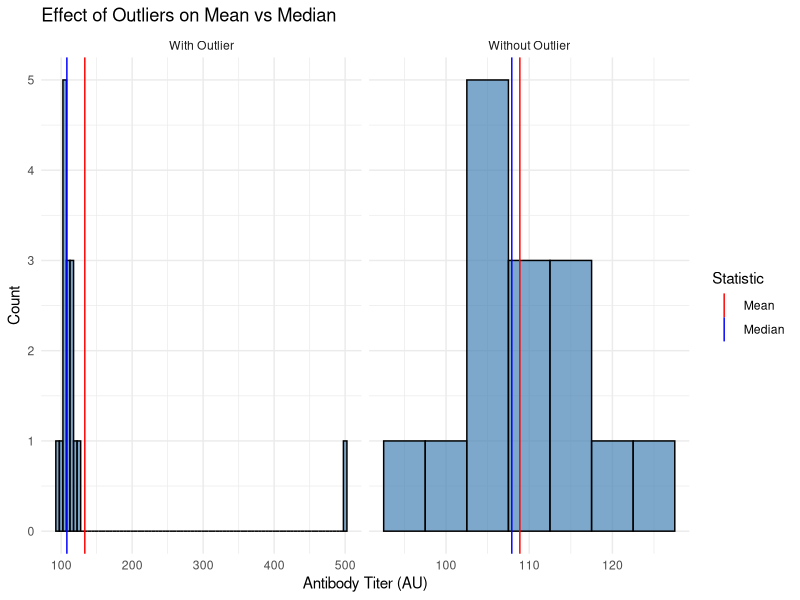
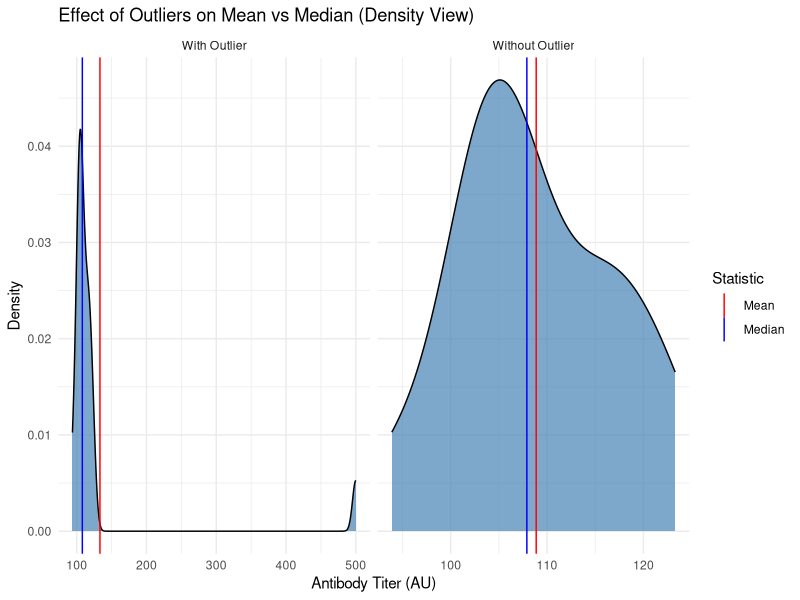
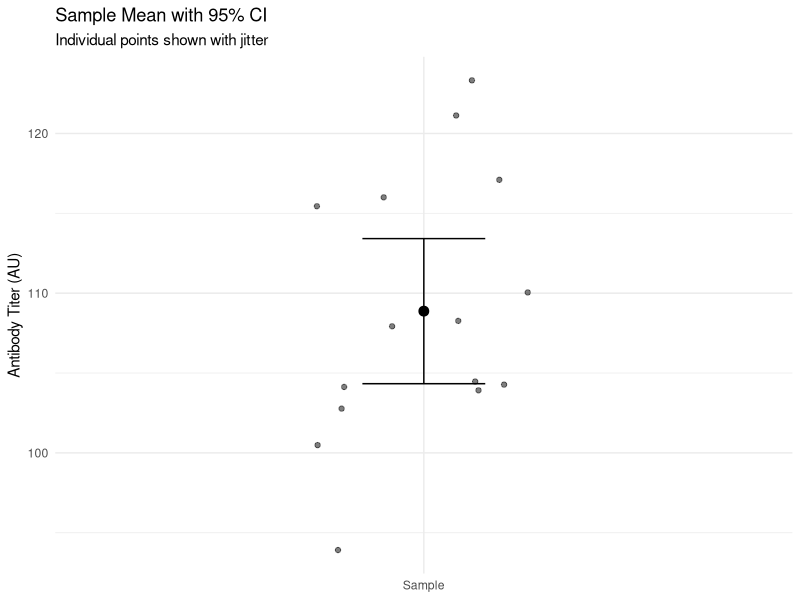

Source code (R) for these figures, in order:
## ---- chunk 1
# This chunk ensures all necessary packages are installed and loaded.

# List of required packages
packages <- c("tidyverse") # Only tidyverse needed for this document

# Check if packages are installed, install if not
for (pkg in packages) {
  if (!require(pkg, character.only = TRUE)) {
    install.packages(pkg, dependencies = TRUE, repos = "https://cran.rstudio.com/")
  }
}

# Load all packages
invisible(lapply(packages, library, character.only = TRUE))

# Set seed for reproducibility
set.seed(42)
## ---- chunk 2
# To better illustrate the concept, we'll use a smaller sample size (n=15)
# and a more extreme outlier. This will make the effect on the mean more dramatic.
# rnorm(n, mean, sd) generates n random numbers from a normal distribution.
# A normal distribution is the classic "bell curve" - most values cluster around 
# the mean, with fewer values at the extremes. It's very common in biology.
normal_titers <- rnorm(n = 15, mean = 105, sd = 8)                             # Generate 15 normal antibody titers
outlier_titers <- c(normal_titers, 500)                                        # Add one extreme outlier (500) to the dataset

# Compare mean and median using a robust dplyr approach
bind_rows(                                                                     # Combine datasets
  tibble(type = "Without Outlier", titer = normal_titers),                     # Create dataset without outlier
  tibble(type = "With Outlier", titer = outlier_titers)                        # Create dataset with outlier
) |>
  group_by(type) |>                                                            # Group by dataset type
  summarise(                                                                   # Calculate summary statistics
    Mean = mean(titer),                                                        # Calculate mean for each group
    Median = median(titer),                                                    # Calculate median for each group
    .groups = "drop"                                                           # Remove grouping
  ) |>
  knitr::kable(digits = 1)                                                     # Create formatted table with 1 decimal place

# Visualize both distributions with mean and median markers
plot_df <- bind_rows(
  tibble(titer = normal_titers, type = "Without Outlier"),
  tibble(titer = outlier_titers, type = "With Outlier")
)

means_df <- plot_df |>
  dplyr::group_by(type) |>
  dplyr::summarise(xintercept = mean(titer), .groups = "drop")

medians_df <- plot_df |>
  dplyr::group_by(type) |>
  dplyr::summarise(xintercept = median(titer), .groups = "drop")

ggplot(plot_df, aes(x = titer)) +
  geom_histogram(binwidth = 5, fill = "steelblue", alpha = 0.7, color = "black") + 
  geom_vline(data = means_df, aes(xintercept = xintercept, color = "Mean")) +
  geom_vline(data = medians_df, aes(xintercept = xintercept, color = "Median")) +
  facet_wrap(~type, scales = "free_x") +
  scale_color_manual(name = "Statistic", values = c("Mean" = "red", "Median" = "blue")) +
  labs(title = "Effect of Outliers on Mean vs Median",
       x = "Antibody Titer (AU)",
       y = "Count") +
  theme_minimal()

# A density plot shows a smoothed version of the distribution.
ggplot(plot_df, aes(x = titer)) +
  geom_density(fill = "steelblue", alpha = 0.7, color = "black") +
  geom_vline(data = means_df, aes(xintercept = xintercept, color = "Mean")) +
  geom_vline(data = medians_df, aes(xintercept = xintercept, color = "Median")) +
  facet_wrap(~type, scales = "free_x") +
  scale_color_manual(name = "Statistic", values = c("Mean" = "red", "Median" = "blue")) +
  labs(title = "Effect of Outliers on Mean vs Median (Density View)",
       x = "Antibody Titer (AU)",
       y = "Density") +
  theme_minimal()
## ---- chunk 3
# Calculate SD and SE for both datasets
bind_rows(
  tibble(data = "Without Outlier", titers = normal_titers),
  tibble(data = "With Outlier", titers = outlier_titers)
) |>
  group_by(data) |>
  summarise(
    n = n(),
    mean_titer = mean(titers),
    sd_titer = sd(titers),
    se = sd(titers) / sqrt(n())
  ) |>
  knitr::kable(digits = 1)
## ---- chunk 4
# Calculate CI for normal titers (t-based)
ci_df <- tibble(titers = normal_titers) |>
  summarise(
    n = n(),
    mean_titer = mean(titers),
    sd_titer = sd(titers),
    se = sd(titers) / sqrt(n()),
    t_crit = qt(0.975, df = n() - 1),
    ci_low = mean_titer - t_crit * se,
    ci_high = mean_titer + t_crit * se
  )

# Visualize the data, mean, and CI
scatter_df <- tibble(y = normal_titers)

ggplot(scatter_df, aes(x = "Sample", y = y)) +
  geom_jitter(width = 0.2, alpha = 0.5) +
  geom_point(data = ci_df, aes(x = "Sample", y = mean_titer), size = 3, inherit.aes = FALSE) +
  geom_errorbar(data = ci_df,
                aes(x = "Sample", ymin = ci_low, ymax = ci_high),
                width = 0.2, inherit.aes = FALSE) +
  labs(title = "Sample Mean with 95% CI",
       subtitle = "Individual points shown with jitter",
       x = NULL,
       y = "Antibody Titer (AU)") +
  theme_minimal()
## ---- chunk 5
# Function to calculate pooled standard deviation
pooled_sd <- function(sd1, sd2, n1, n2) {
  sqrt(((n1 - 1) * sd1^2 + (n2 - 1) * sd2^2) / (n1 + n2 - 2))
}

# Example: Calculate Cohen's d for our outlier comparison
# (This is just for illustration - normally we wouldn't do this with an outlier!)
control_mean <- mean(normal_titers)
outlier_mean <- mean(outlier_titers) 
control_sd <- sd(normal_titers)
outlier_sd <- sd(outlier_titers)

# Calculate pooled SD and Cohen's d
pooled_sd_val <- pooled_sd(control_sd, outlier_sd, length(normal_titers), length(outlier_titers))
cohens_d <- (outlier_mean - control_mean) / pooled_sd_val

cat("Cohen's d =", round(cohens_d, 2))
## ---- chunk 6
practice_data <- c(normal_titers, 300)  # Using our simulated data + a moderate outlier
## ---- chunk 7
# Ensure practice_data exists (fallback to the values shown above)
if (!exists("practice_data")) {
  practice_data <- c(normal_titers, 300)
}

n <- length(practice_data)
mean_pd <- mean(practice_data)
median_pd <- median(practice_data)
sd_pd <- sd(practice_data)
se_pd <- sd_pd / sqrt(n)
tcrit_pd <- qt(0.975, df = n - 1)
ci_low_pd <- mean_pd - tcrit_pd * se_pd
ci_high_pd <- mean_pd + tcrit_pd * se_pd

dplyr::tibble(
  n = n,
  mean = mean_pd,
  median = median_pd,
  sd = sd_pd,
  se = se_pd,
  ci_low = ci_low_pd,
  ci_high = ci_high_pd
) |>
  knitr::kable(digits = 2)
